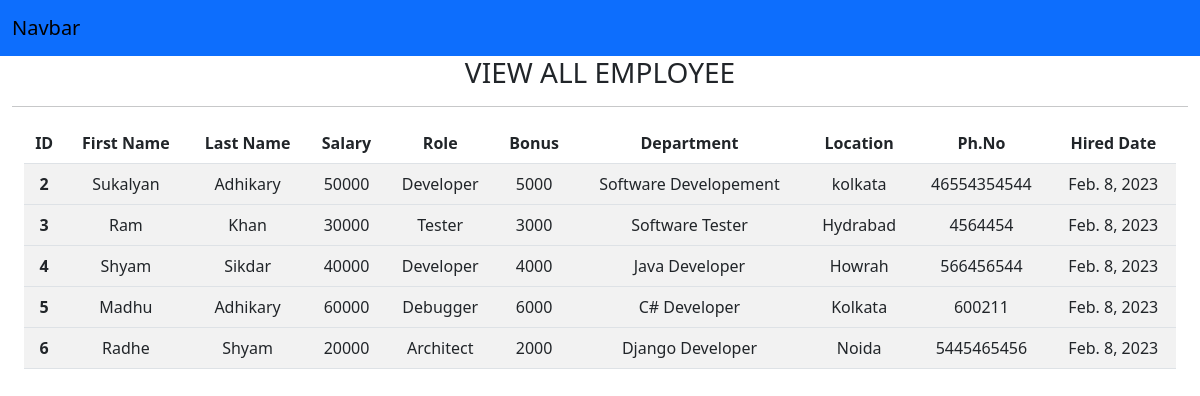
The app's page /all_emp with its own data.
### emp_app/models.py (models this page shows, shortened)
class Employee(models.Model):
    First_Name=models.CharField(max_length=100,null=False)
    Last_Name=models.CharField(max_length=100)
    dept=models.ForeignKey(Department,on_delete=models.CASCADE)
    salary=models.IntegerField(default=0)
    bonus=models.IntegerField(default=0)
    role=models.ForeignKey(Role,on_delete=models.CASCADE)
    phone=models.IntegerField(default=0)
    hiring_date=models.DateField()
    def __str__(self):
        return "%s %s %s"%(self.First_Name,self.Last_Name,self.phone)

class Role(models.Model):
    name=models.CharField(max_length=100,null=False)

class Department(models.Model):
    name=models.CharField(max_length=100,null=False)
    location=models.CharField(max_length=50)

### emp_app/views.py (the view)
# urls.py: path('all_emp',views.all_emp,name='all_emp'),
def all_emp(request):
    emps=Employee.objects.all()
    context={
        'emps':emps
    }
    print(context)
    return render(request,'emp_app/all_emp.html',context)

### emp_app/templates/emp_app/all_emp.html (shortened to what this page needs)
<!doctype html>
<html lang="en">
  <head>
    <link href="https://cdn.jsdelivr.net/npm/bootstrap@5.3.0-alpha1/dist/css/bootstrap.min.css" rel="stylesheet">
  </head>
  <body>
 <nav class="navbar navbar-light bg-primary">
    <div class="container-fluid">
      <a class="navbar-brand">Navbar</a>
    </div>
  </nav>
  <div class="container-fluid text-center">
    <h3>VIEW ALL EMPLOYEE</h3>
      <hr>
      <div class="container-fluid">
      <table class="table table-striped">
        <thead>
          <tr>
            <th scope="col">ID</th>
            <th scope="col">First Name</th>
            <th scope="col">Last Name</th>
            <th scope="col">Salary</th>
            <th scope="col">Role</th>
            <th scope="col">Bonus</th>
            <th scope="col">Department</th>
            <th scope="col">Location</th>
            <th scope="col">Ph.No</th>
            <th scope="col">Hired Date</th>
          </tr>
        </thead>
       {% for emp in emps %}
        <tbody>
          <tr>
            <th scope="row">{{emp.id}}</th>
            <td>{{emp.First_Name}}</td>
            <td>{{emp.Last_Name}}</td>
            <td>{{emp.salary}}</td>
            <td>{{emp.role.name}}</td>
            <td>{{emp.bonus}}</td>
            <td>{{emp.dept.name}}</td>
            <td>{{emp.dept.location}}</td>
            <td>{{emp.phone}}</td>
            <td>{{emp.hiring_date}}</td>
          </tr>
        </tbody>
         {% endfor %}
      </table>
    </div>
    </div>
  </body>
</html>

### records on screen
Employee: id "2", First_Name "Sukalyan", Last_Name "Adhikary", salary "50000", role.name "Developer", bonus "5000", dept.name "Software Developement", dept.location "kolkata", phone "46554354544", hiring_date "Feb. 8, 2023"
Employee: id "3", First_Name "Ram", Last_Name "Khan", salary "30000", role.name "Tester", bonus "3000", dept.name "Software Tester", dept.location "Hydrabad", phone "4564454", hiring_date "Feb. 8, 2023"
Employee: id "4", First_Name "Shyam", Last_Name "Sikdar", salary "40000", role.name "Developer", bonus "4000", dept.name "Java Developer", dept.location "Howrah", phone "566456544", hiring_date "Feb. 8, 2023"
Employee: id "5", First_Name "Madhu", Last_Name "Adhikary", salary "60000", role.name "Debugger", bonus "6000", dept.name "C# Developer", dept.location "Kolkata", phone "600211", hiring_date "Feb. 8, 2023"
Employee: id "6", First_Name "Radhe", Last_Name "Shyam", salary "20000", role.name "Architect", bonus "2000", dept.name "Django Developer", dept.location "Noida", phone "5445465456", hiring_date "Feb. 8, 2023"
